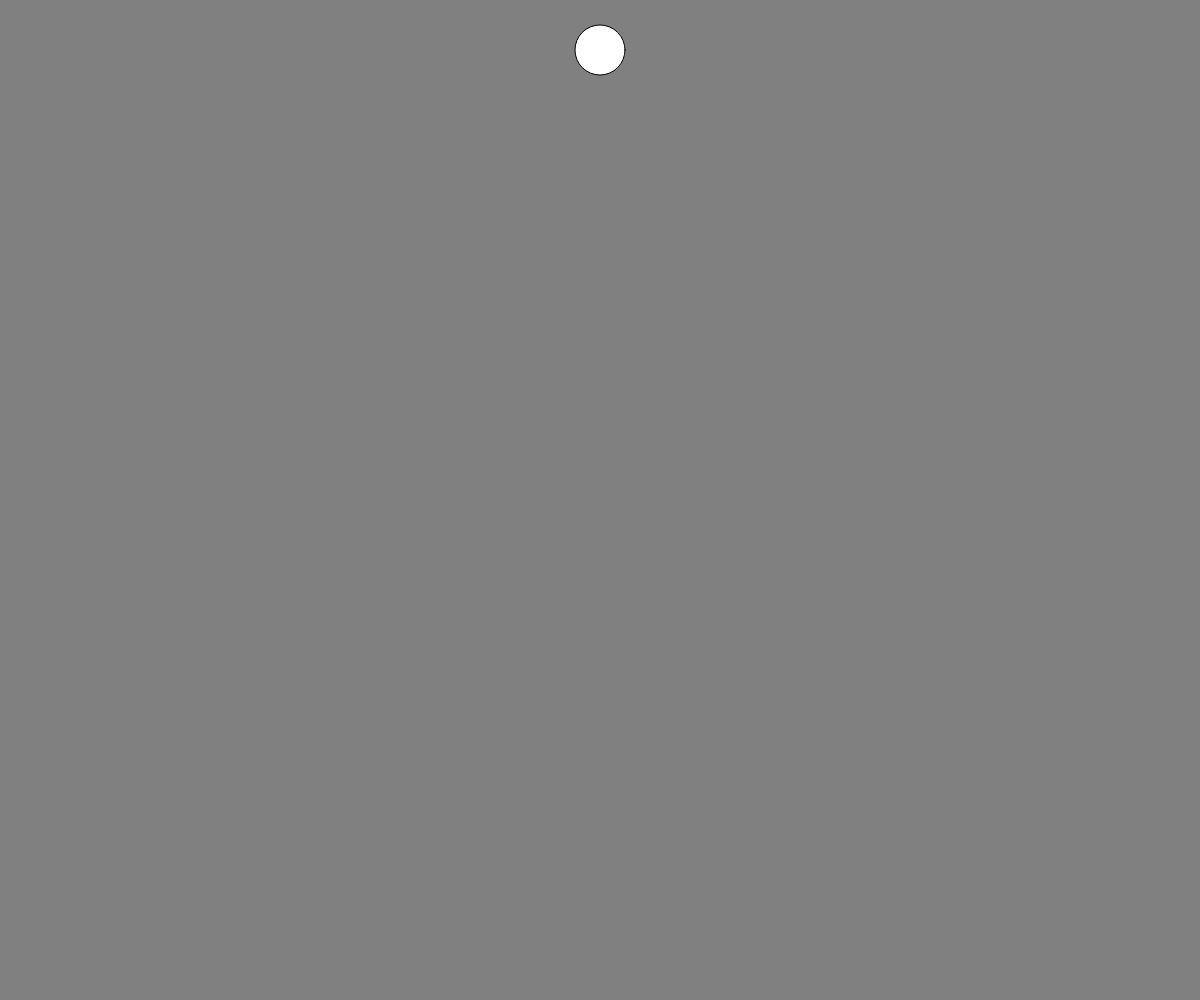
Frame 1 (no input)
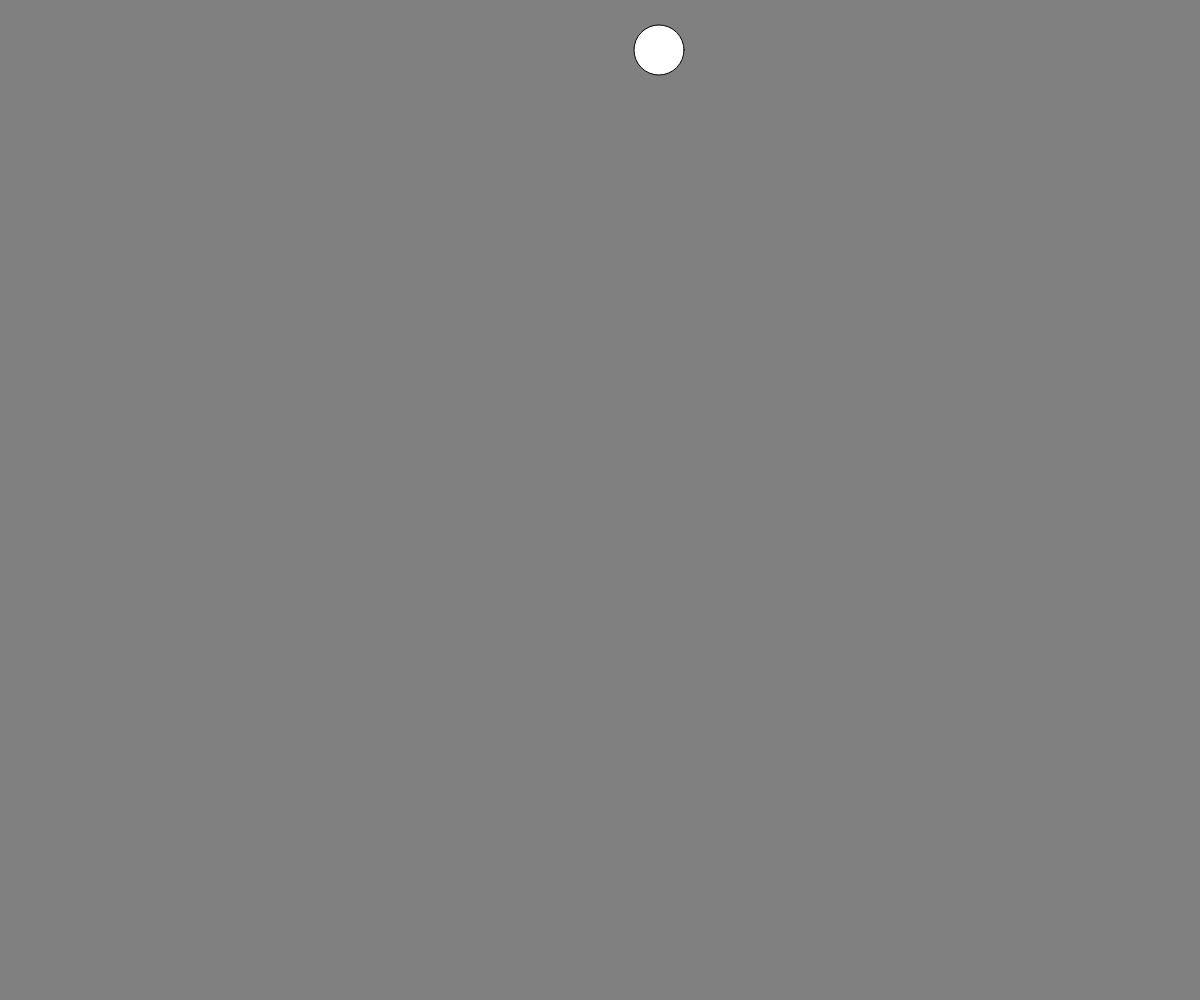
Frame 60 (no input)
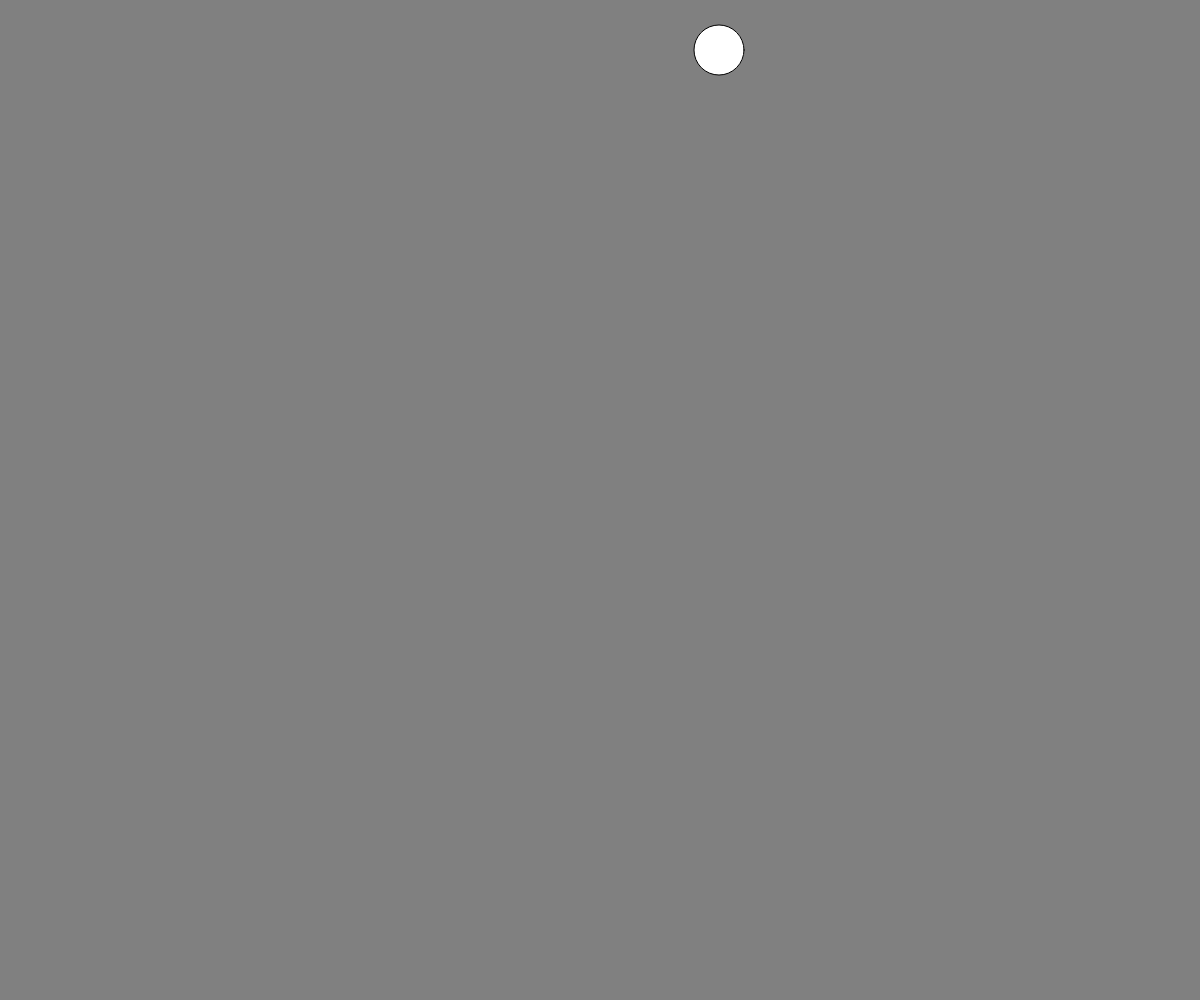
Frame 120 (the mouse pressed at the canvas centre since frame 60)

The p5.js sketch that drew these frames (run headless with seeded random() and noise() and a simulated clock; from frame 60 on, the mouse is pressed at the canvas centre):

// p5.js sketch
// ── sketch.js
// xDir: 공의 진행 방향을 저장하는 변수, +1은 오른쪽, -1은 왼쪽
// 공의 방향을 변경해야한다. 이를 위해서는 공의 방향을 저장하는 변수를 만들어야한다.
let xPos, xDir;

// diam: 공의 지름
// 변수를 사용하는 연습을 해보자.
let diam; 

function setup() {
  createCanvas(windowWidth, windowHeight);
  xPos = width / 2;
  xDir = 1;
  diam = 50;
}

function draw() {
  background(128);
  
  // ball drawing and movement
  ellipse(xPos, 50, diam, diam);
  xPos = xPos + xDir; // xPos 변수에 xDir 값을 더함으로써 공이 xDir 방향으로 움직이게 한다.
  
  // left side collision 
  if (xPos - diam/2 < 0) {
    xDir = xDir * -1; // xDir에 -1을 곱하면 xDir의 부호가 바뀜에 따라서, 공의 방향이 바뀌게 된다.
  }
  // right side collision
  if (xPos + diam/2 > width){
    xDir *=  -1; //  *= 은 ‘곱해서 넣는다’라는 의미로, 여기서는 xDir = xDir * -1; 과 동일한 의미이다.
  }
}
